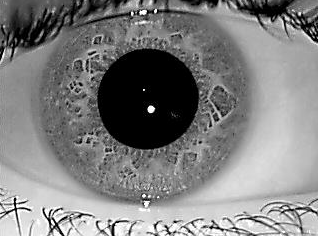
#> input picture thesis/data/iris1.PNG, 318 x 236 px, found by its file name
$ python otsuthresholding.py   (Python 2 division)
#> lines starting #> are read from the running program, lines starting #| are printed output that depends on the picture; after the words box and inside, x2 and y2 are one past the last pixel; in counts of white or black regions, pixels touching at a corner belong together
import cv2
import numpy as np
from matplotlib import pyplot as plt

img = cv2.imread('C:/python27/code/thesis/data/iris1.png',0)
#> img is the input picture: shape (236, 318); min 0, max 255, mean 127.4
blur = cv2.GaussianBlur(img,(5,5),0)
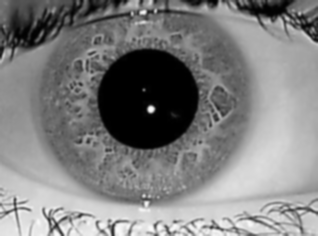
#> blur: shape (236, 318); min 0, max 252, mean 127.4
# find normalized_histogram, and its cumulative distribution function
hist = cv2.calcHist([blur],[0],None,[256],[0,256])
#> hist = 256 values, max 5799 at index 0, min 0 at index 253, mean 293.2
hist_norm = hist.ravel()/hist.max()
#> hist_norm = 256 values, max 1 at index 0, min 0 at index 253, mean 0.0506
Q = hist_norm.cumsum()
#> Q = 256 values from 1 to 12.94
bins = np.arange(256)
fn_min = np.inf
thresh = -1
for i in xrange(1,256):
    p1,p2 = np.hsplit(hist_norm,[i]) # probabilities
    q1,q2 = Q[i],Q[255]-Q[i] # cum sum of classes
    b1,b2 = np.hsplit(bins,[i]) # weights
    # finding means and variances
    m1,m2 = np.sum(p1*b1)/q1, np.sum(p2*b2)/q2
    v1,v2 = np.sum(((b1-m1)**2)*p1)/q1,np.sum(((b2-m2)**2)*p2)/q2
    # calculates the minimization function
    fn = v1*q1 + v2*q2
    if fn < fn_min:
        fn_min = fn
        thresh = i
    # find otsu's threshold value with OpenCV function
    ret, otsu = cv2.threshold(blur,0,255,cv2.THRESH_BINARY+cv2.THRESH_OTSU)
#> this loop made 255 passes
#> (p1, q1, q2, m1, m2, v1, v2, fn) on passes 1 to 6: ([1], 1.11, 11.83, 0, 139.4, 0, 2896.7, 34272.8), ([1, 0.11], 1.19, 11.76, 0.0927, 140.3, 0.0835, 2737.2, 32179.2), ([1, 0.11, 0.0757], 1.24, 11.7, 0.211, 140.9, 0.287, 2626.3, 30737), ([1, 0.11, 0.0757, 0.0526], 1.27, 11.67, 0.33, 141.3, 0.586, 2548.1, 29739.3), ([1, 0.11, 0.0757, 0.0526, 0.0324], 1.3, 11.65, 0.424, 141.5, 0.902, 2501.1, 29130), ([1, 0.11, 0.0757, 0.0526, 0.0324, 0.0245], 1.31, 11.63, 0.511, 141.7, 1.27, 2465.6, 28674.5)
#> (q1, q2, m1, m2, v1, v2, fn, fn_min) on passes 9 to 14: (1.35, 11.59, 0.732, 142.2, 2.61, 2401.8, 27835.4, 27835.4), (1.37, 11.58, 0.807, 142.4, 3.19, 2385.5, 27619.2, 27619.2), (1.38, 11.56, 0.888, 142.5, 3.9, 2369.6, 27408.9, 27408.9), (1.39, 11.55, 0.968, 142.6, 4.68, 2355.5, 27216.6, 27216.6), (1.4, 11.54, 1.07, 142.8, 5.77, 2338.4, 26994.7, 26994.7), (1.41, 11.53, 1.17, 142.9, 6.82, 2324.3, 26813.5, 26813.5)
#> pass 1, `ret, otsu = cv2.threshold(blur,0,255,cv2.THRESH_BINARY+cv2.THRESH_OTSU)`:
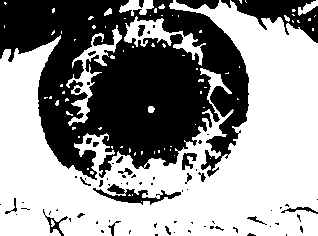
#> otsu: shape (236, 318); 57.8% white; 77 black regions (52 under 20 px), largest, box (x1, y1, x2, y2) and area: (0, 0, 249, 180) 27738, (231, 0, 318, 43) 1742, (93, 184, 181, 205) 621
print thresh,ret
#| 120 119.0

$ run again, with thesis/data/images.jpg saved as thesis/data/iris1.PNG
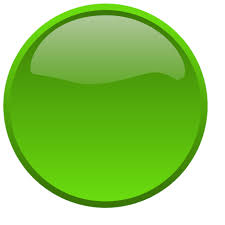
#> input picture thesis/data/images.jpg, 225 x 225 px, found by its file name
#> `blur = cv2.GaussianBlur(img,(5,5),0)`:
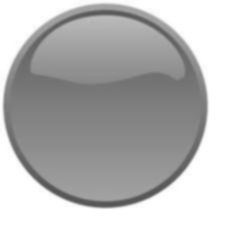
#> blur: shape (225, 225); min 83, max 255, mean 179
#> hist = 256 values, max 14442 at index 255, min 0 at index 0, mean 197.8
#> hist_norm = 256 values, max 1 at index 255, min 0 at index 0, mean 0.0137
#> Q = 256 values from 0 to 3.51
#> the loop `for i in xrange(1,256):` made 255 passes
#> (q1, q2, m1, m2, v1, v2, fn, fn_min) on passes 83, 84, 86, 87, 88, 89, 90: (0.000138, 3.51, 0, 179, 0, 3215, 11269.3, 11269.3), (0.000277, 3.51, 41.5, 179, 861.1, 3214.7, 11268.3, 11268.3), (0.00651, 3.5, 28.87, 179.3, 1065.4, 3215.3, 11256.8, 11256.8), (0.0128, 3.49, 43.49, 179.5, 900.9, 3210.4, 11224.3, 11224.3), (0.0185, 3.49, 59.79, 179.7, 487.1, 3200.3, 11168.1, 11168.1), (0.0239, 3.48, 67.19, 179.8, 299, 3191.6, 11118.7, 11118.7), (0.0289, 3.48, 72.23, 179.9, 189.4, 3183.4, 11072.7, 11072.7)
#> pass 1, `ret, otsu = cv2.threshold(blur,0,255,cv2.THRESH_BINARY+cv2.THRESH_OTSU)`:
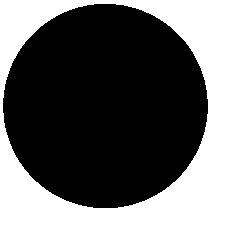
#> otsu: shape (225, 225); 35.1% white; 1 white region, box (x1, y1, x2, y2) and area: (0, 0, 225, 225) 17789
#| 196 195.0

$ run again, with thesis/data/test1.jpg saved as thesis/data/iris1.PNG
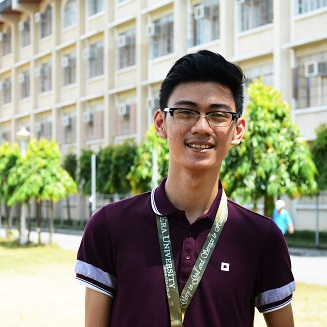
#> input picture thesis/data/test1.jpg, 327 x 327 px, found by its file name
#> `blur = cv2.GaussianBlur(img,(5,5),0)`:
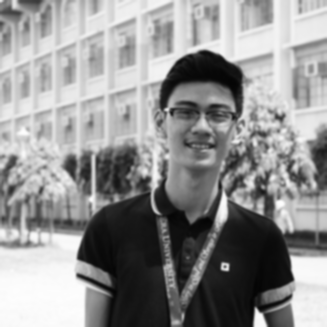
#> blur: shape (327, 327); min 4, max 253, mean 145.1
#> hist = 256 values, max 1312 at index 251, min 0 at index 0, mean 417.7
#> hist_norm = 256 values, max 1 at index 251, min 0 at index 0, mean 0.318
#> Q = 256 values from 0 to 81.5
#> the loop `for i in xrange(1,256):` made 255 passes
#> (p1, q1, q2, m1, m2, v1, v2, fn) on passes 4 to 7: ([0, 0, 0, 0], 0.00152, 81.5, 0, 145.1, 0, 6200, 505295.9), ([0, 0, 0, 0, 0.00152], 0.0579, 81.44, 0.105, 145.2, 0.399, 6203.9, 505266.4), ([0, 0, 0, 0, 0.00152, 0.0564], 0.189, 81.31, 1.52, 145.4, 3.65, 6200.4, 504163.2), ([0, 0, 0, 0, 0.00152, 0.0564, 0.131], 0.377, 81.12, 2.85, 145.7, 4.15, 6183.5, 501625.1)
#> pass 1, `ret, otsu = cv2.threshold(blur,0,255,cv2.THRESH_BINARY+cv2.THRESH_OTSU)`:
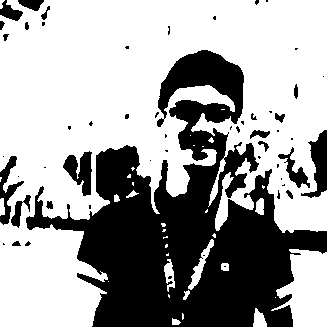
#> otsu: shape (327, 327); 63.6% white; 55 black regions (35 under 20 px), largest, box (x1, y1, x2, y2) and area: (26, 50, 327, 327) 35000, (301, 130, 327, 198) 836, (63, 151, 92, 196) 708
#| 126 125.0

$ run again, with thesis/data/test2.jpg saved as thesis/data/iris1.PNG
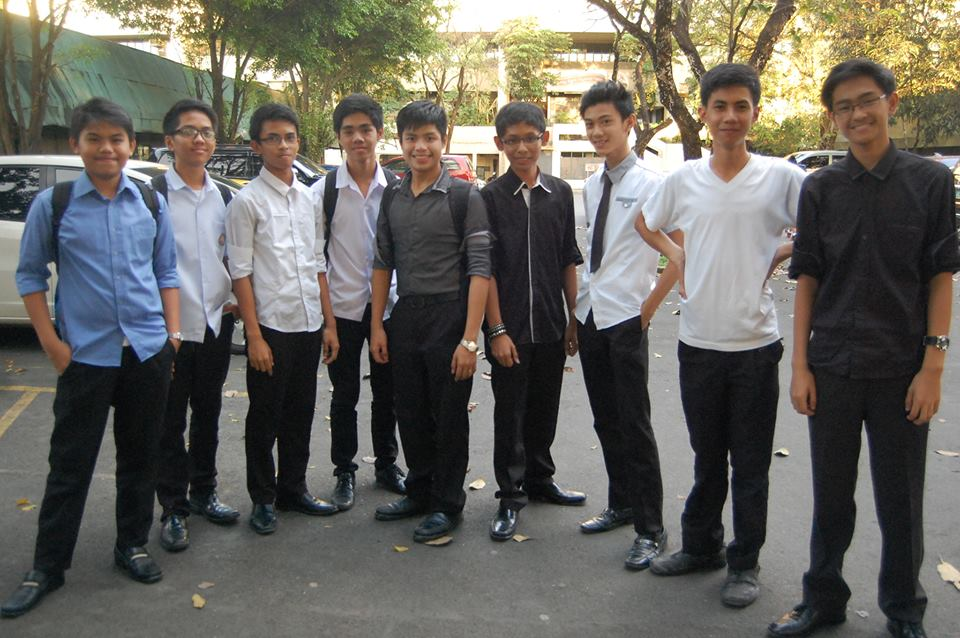
#> input picture thesis/data/test2.jpg, 960 x 638 px, found by its file name
#> `img = cv2.imread('C:/python27/code/thesis/data/iris1.png',0)`:
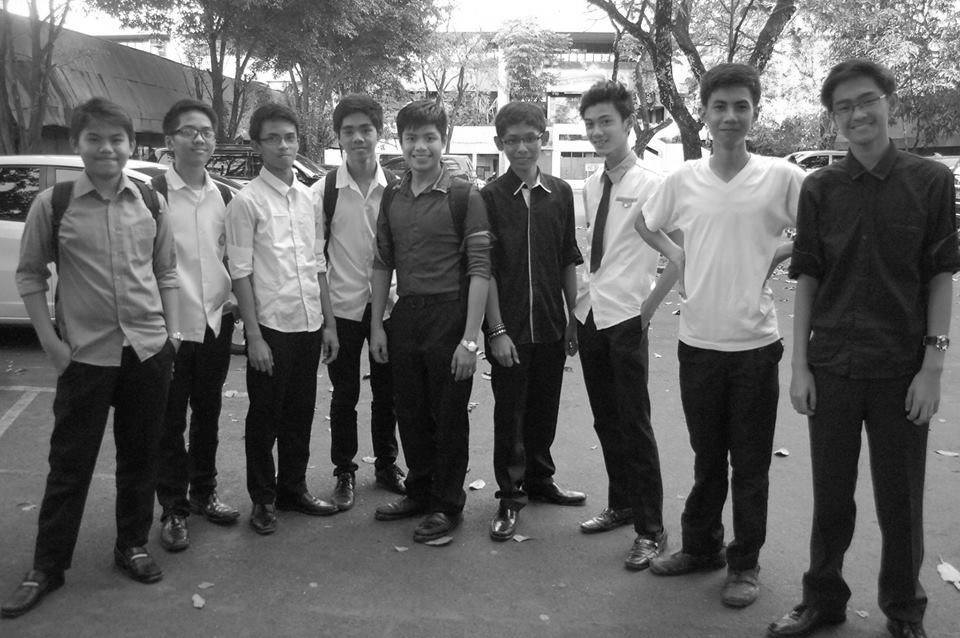
#> img: shape (638, 960); min 0, max 255, mean 101
#> hist = 256 values, max 8568 at index 17, min 0 at index 0, mean 2392.5
#> hist_norm = 256 values, max 1 at index 17, min 0 at index 0, mean 0.279
#> Q = 256 values from 0 to 71.48
#> the loop `for i in xrange(1,256):` made 255 passes
#> (p1, q1, q2, m1, m2, v1, v2, fn) on passes 7 to 9: ([0, 0, 0, 0, 0, 0, 0], 0.00105, 71.48, 0, 101, 0, 3966.1, 283512.4), ([0, 0, 0, 0, 0, 0, 0, 0.00105], 0.00817, 71.48, 0.9, 101, 4.78, 3966.4, 283503.1), ([0, 0, 0, 0, 0, 0, 0, 0.00105, 0.00712], 0.0281, 71.46, 2.29, 101, 9.09, 3966.6, 283441.9)
#> pass 1, `ret, otsu = cv2.threshold(blur,0,255,cv2.THRESH_BINARY+cv2.THRESH_OTSU)`:
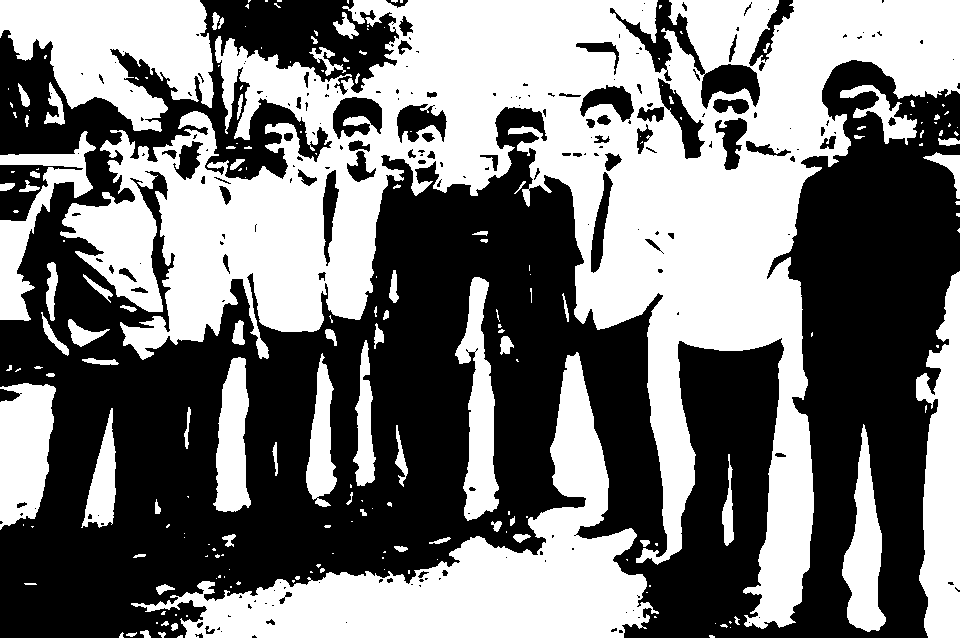
#> otsu: shape (638, 960); 47.4% white; 210 white regions (130 under 20 px), largest, box (x1, y1, x2, y2) and area: (60, 0, 960, 629) 179701, (131, 352, 659, 638) 39978, (0, 0, 214, 132) 17846
#| 104 103.0
